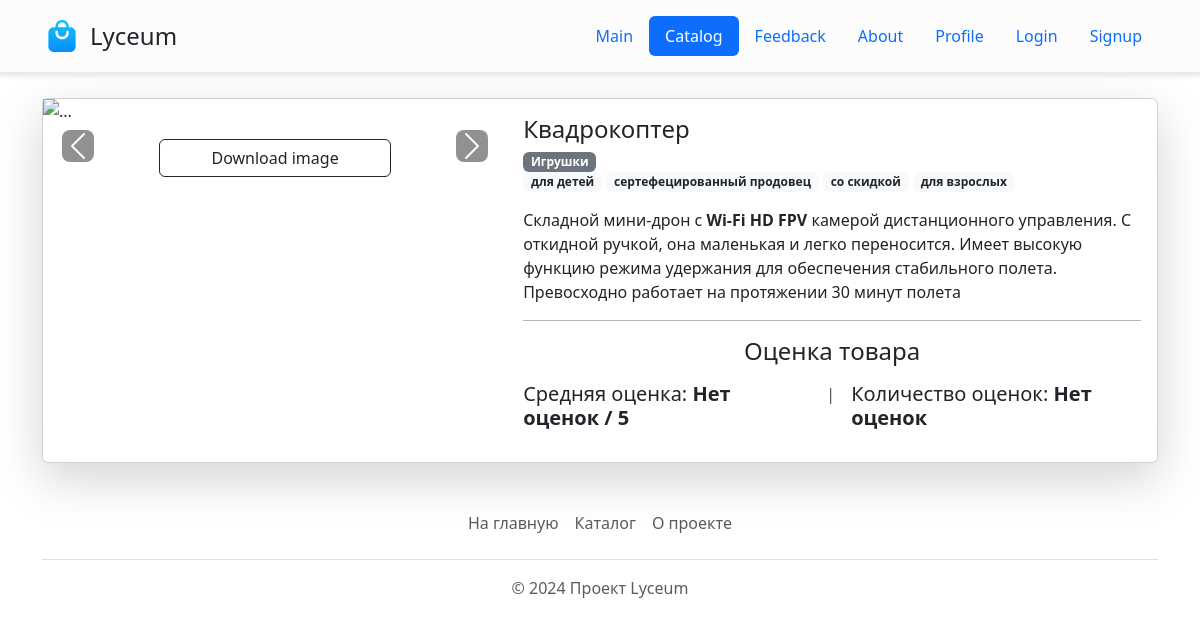
Screenshot of /catalog/5/ with the database file from the repository.
### catalog/models.py (models this page shows, shortened)
class Item(django.db.models.Model):
    objects = catalog.managers.ItemManager()
    is_published = django.db.models.BooleanField(
        verbose_name="опубликовано",
        default=True,
    )
    is_on_main = django.db.models.BooleanField(
        verbose_name="на главной странице",
        default=False,
    )
    name = django.db.models.CharField(
        verbose_name="название",
        max_length=150,
        help_text="Максимум 150 символов",
    )
    category = django.db.models.ForeignKey(
        Category,
        null=True,
        on_delete=django.db.models.SET_NULL,
        verbose_name="категория",
        help_text="Выберите категорию",
        related_name="items",
        related_query_name="items",
    )
    tags = django.db.models.ManyToManyField(
        Tag,
        related_name="items",
        related_query_name="items",
    )
    text = django_ckeditor_5.fields.CKEditor5Field(
        verbose_name="описание",
        help_text=(
            "Описание должно содержать слова 'превосходно' или 'роскошно'"
        ),
        validators=[
            catalog.validators.WordsValidator(
                "роскошно",
                "превосходно",
            ),
        ],
    )
    updated = django.db.models.DateTimeField(
        verbose_name="время изменения",
        auto_now=True,
        null=True,
        blank=True,
    )
    created = django.db.models.DateTimeField(
        verbose_name="время создания",
        auto_now_add=True,
        null=True,
        blank=True,
    )
    class Meta:
        ordering = ("-is_published",)
        verbose_name = "товар"
        verbose_name_plural = "товары"
        default_related_name = "items"
    def image_tmb(self):
        if self.main_image.image:
            return mark_safe(
                f"<img src='{self.main_image.get_image_50x50.url}'>",
            )
        return "Нет изображения"
    image_tmb.short_description = "превью"
    image_tmb.allow_tags = True

class Category(core.models.BaseModel):
    objects = catalog.managers.CategoryManager()
    slug = django.db.models.SlugField(
        unique=True,
        verbose_name="слаг",
        help_text="Максимум 200 символов",
        validators=[
            django.core.validators.MaxLengthValidator(200),
        ],
    )
    weight = django.db.models.PositiveSmallIntegerField(
        default=100,
        verbose_name="вес",
        help_text="Вес должен быть больше 0 и меньше 32768",
        validators=[
            django.core.validators.MinValueValidator(
                1,
                message="Значение должно быть больше 0",
            ),
            django.core.validators.MaxValueValidator(
                32767,
                message="Значение должно быть меньше 32767",
            ),
        ],
    )
    class Meta:
        ordering = (
            "weight",
            "id",
        )
        verbose_name = "категория"
        verbose_name_plural = "категории"

class Tag(core.models.BaseModel):
    slug = django.db.models.SlugField(
        unique=True,
        verbose_name="слаг",
        help_text="Максимум 200 символов",
        validators=[
            django.core.validators.MaxLengthValidator(200),
        ],
    )
    class Meta:
        ordering = ("slug",)
        verbose_name = "тег"
        verbose_name_plural = "теги"
        default_related_name = "tags"

### catalog/views.py (the view, shortened to what this page needs)
# urls.py: path("<int:pk>/", views.item_detail, name="item_detail"),
def item_detail(request, pk):
    item = django.shortcuts.get_object_or_404(
        catalog.models.Item.objects.detail_published(),
        pk=pk,
    )
    ratings_stats = item.rating.aggregate(
        average=django.db.models.Avg("score"),
        count=django.db.models.Count("score"),
    )
    rating_form = rating.forms.RatingForm(request.POST or None)
    user_rating = None
    context = {
        "item": item,
        "rating_form": rating_form,
        "ratings_stats": ratings_stats,
        "user_rating": user_rating,
    }
    return django.shortcuts.render(request, "catalog/item.html", context)

### core/models.py (called while the page is built)
    def get_image_600x600(self):
        return sorl.thumbnail.get_thumbnail(
            self.image,
            "600x600",
            crop="center",
            quality=90,
        )

### templates/catalog/item.html (shortened to what this page needs)
{% extends 'base.html' %}
{% load static %}
{% load i18n %}
{% block content %}
	<div class="container">
    <div class="card mb-3 shadow-lg">
      <div class="row g-0">
        <div class="col-md-5">
          <div id="carouselImages" class="carousel slide img-fluid rounded-start" data-bs-ride="carousel">
            <div class="carousel-inner">
              <div class="carousel-item active pb-3">
                <div class="d-flex flex-column gap-3" data-bs-slide-to="0">
                  <img src="{{ item.main_image.get_image_600x600.url }}" class="d-block w-100" alt="..."/>
                  {% if item.main_image %}
                    <a href="{% url 'download:file' item.main_image.image %}"  class="d-block w-50 btn btn-outline-dark align-self-center">
                      {% translate "Download image" %}
                    </a>
                  {% endif %}
                </div>
              </div>
            </div>
            <button class="carousel-control-prev" type="button bg-dark" data-bs-target="#carouselImages" data-bs-slide="prev">
              <span class="carousel-control-prev-icon bg-dark rounded-3" aria-hidden="true"></span>
            </button>
            <button class="carousel-control-next" type="button bg-dark" data-bs-target="#carouselImages" data-bs-slide="next">
              <span class="carousel-control-next-icon bg-dark rounded-3" aria-hidden="true"></span>
            </button>
          </div>
        </div>
        <div class="col-md-7">
          <div class="card-body">
            <h4 class="card-title">{{ item.name }}</h4>
            <p class="card-subtitle"><span class="badge bg-secondary text-capitalize">{{ item.category.name }}</span></p>
            <p class="card-subtitle">
              {% for tag in item.tags.all %}
                <span class="badge bg-light text-dark">{{ tag.name }}</span>
              {% endfor %}
            </p>
            <p class="card-text">{{ item.text | safe }}</p>
            <div class="border-dark-subtle border-bottom"></div>
            <h4 class="h4 text-center mt-3">Оценка товара</h4>
            <div class="d-flex gap-3 mt-3 mb-2 align-items-stretch">
              <h5 class="text h5">Средняя оценка: <strong>{{ ratings_stats.average | floatformat:1 | default:"Нет оценок" }} / 5</strong></h5>
              <span class="text text-dark-emphasis">|</span>
              <h5 class="text h5">Количество оценок: <strong>{{ ratings_stats.count | default:"Нет оценок" }}</strong></h5>
            </div>
          </div>
        </div>
      </div>
    </div>
  </div>
{% endblock %}

### static_dev/css/style.css (style rules this page uses)
body { padding-top: 50px; }

### templates/includes/header.html (style rules this page uses)
@media (prefers-color-scheme: light) { :root { filter: none; } }

### rows the page displays
Item: name "Квадрокоптер", category.name "Игрушки", text "Складной мини-дрон с Wi-Fi HD FPV камерой дистанционного управления. С откидной ручкой, она маленькая и легко переносится. Имеет высокую функцию режима удержания для обеспечения стабильного полета. Превосходно работает на протяжении 30 минут полета"
Tag: name "для детей"
Tag: name "сертефецированный продовец"
Tag: name "со скидкой"
Tag: name "для взрослых"

### other values shown
{{ ratings_stats.average | floatformat:1 | default:"Нет оценок" }} "Нет оценок"
{{ ratings_stats.count | default:"Нет оценок" }} "Нет оценок"
